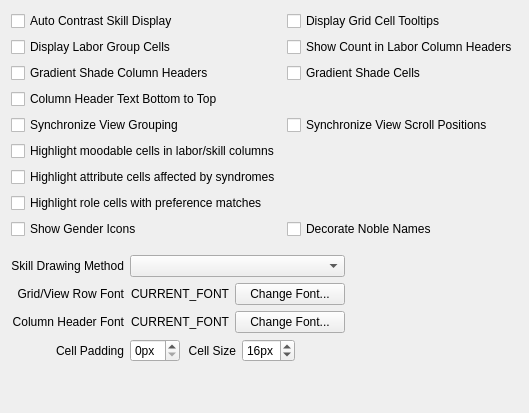
     <widget class="QWidget" name="tab_grid_options">
      <attribute name="icon">
       <iconset resource="../resources.qrc">
        <normaloff>:/img/color_swatch.png</normaloff>:/img/color_swatch.png</iconset>
      </attribute>
      <attribute name="title">
       <string>Grid Options</string>
      </attribute>
      <layout class="QVBoxLayout" name="verticalLayout_2">
       <item>
        <layout class="QGridLayout" name="gridLayout_2">
         <item row="7" column="0">
          <widget class="QCheckBox" name="cb_pref_matches">
           <property name="statusTip">
            <string>When checked, any roles which have matching preferences will have their border highlighted.</string>
           </property>
           <property name="text">
            <string>Highlight role cells with preference matches</string>
           </property>
          </widget>
         </item>
         <item row="2" column="1">
          <widget class="QCheckBox" name="cb_shade_cells">
           <property name="toolTip">
            <string/>
           </property>
           <property name="statusTip">
            <string>When checked, this will apply a gradient to active labor, current job, and happiness grid cells.</string>
           </property>
           <property name="whatsThis">
            <string>When checked, this will apply a gradient to active labor, current job, and happiness grid cells.</string>
           </property>
           <property name="text">
            <string>Gradient Shade Cells</string>
           </property>
          </widget>
         </item>
         <item row="0" column="0">
          <widget class="QCheckBox" name="cb_auto_contrast">
           <property name="sizePolicy">
            <sizepolicy hsizetype="Minimum" vsizetype="Fixed">
             <horstretch>0</horstretch>
             <verstretch>0</verstretch>
            </sizepolicy>
           </property>
           <property name="toolTip">
            <string/>
           </property>
           <property name="statusTip">
            <string>When checked, skill blocks on grid cells will choose the highest contrast color available. </string>
           </property>
           <property name="whatsThis">
            <string>When checked, skill blocks on grid cells will choose the highest contrast color available. </string>
           </property>
           <property name="text">
            <string>Auto Contrast Skill Display</string>
           </property>
          </widget>
         </item>
         <item row="4" column="0">
          <widget class="QCheckBox" name="cb_sync_grouping">
           <property name="sizePolicy">
            <sizepolicy hsizetype="Minimum" vsizetype="Fixed">
             <horstretch>0</horstretch>
             <verstretch>0</verstretch>
            </sizepolicy>
           </property>
           <property name="toolTip">
            <string/>
           </property>
           <property name="statusTip">
            <string>When checked, the selected grouping will be applied to all views. When unchecked grouping is saved for each view.</string>
           </property>
           <property name="whatsThis">
            <string>When checked, the selected grouping will be applied to all views. When unchecked grouping is saved for each view.</string>
           </property>
           <property name="text">
            <string>Synchronize View Grouping</string>
           </property>
          </widget>
         </item>
         <item row="1" column="0">
          <widget class="QCheckBox" name="cb_show_aggregates">
           <property name="toolTip">
            <string/>
           </property>
           <property name="statusTip">
            <string>When checked, and sorting by some criteria, labors will show an aggregate cell above a group. This cell can be toggled to enable/disable a labor for an entire group at once.</string>
           </property>
           <property name="whatsThis">
            <string>When checked, and sorting by some criteria, labors will show an aggregate cell above a group. This cell can be toggled to enable/disable a labor for an entire group at once.</string>
           </property>
           <property name="text">
            <string>Display Labor Group Cells</string>
           </property>
          </widget>
         </item>
         <item row="2" column="0">
          <widget class="QCheckBox" name="cb_shade_column_headers">
           <property name="toolTip">
            <string/>
           </property>
           <property name="statusTip">
            <string>When checked, this will shade column headers with the column's background color</string>
           </property>
           <property name="whatsThis">
            <string>When checked, this will shade column headers with the column's background color</string>
           </property>
           <property name="text">
            <string>Gradient Shade Column Headers</string>
           </property>
          </widget>
         </item>
         <item row="8" column="1">
          <widget class="QCheckBox" name="cb_decorate_nobles">
           <property name="toolTip">
            <string>When checked, italicizes and adds the masterwork symbol around noble names.</string>
           </property>
           <property name="statusTip">
            <string>When checked, italicizes and adds the masterwork symbol around noble names.</string>
           </property>
           <property name="whatsThis">
            <string>When checked, italicizes and adds the masterwork symbol around noble names.</string>
           </property>
           <property name="text">
            <string>Decorate Noble Names</string>
           </property>
          </widget>
         </item>
         <item row="8" column="0">
          <widget class="QCheckBox" name="cb_gender_icons">
           <property name="toolTip">
            <string>When checked, shows the gender icons to the left of the name in the grid views.</string>
           </property>
           <property name="statusTip">
            <string>When checked, shows the gender icons to the left of the name in the grid views.</string>
           </property>
           <property name="whatsThis">
            <string>When checked, shows the gender icons to the left of the name in the grid views.</string>
           </property>
           <property name="text">
            <string>Show Gender Icons</string>
           </property>
          </widget>
         </item>
         <item row="4" column="1">
          <widget class="QCheckBox" name="cb_sync_scrolling">
           <property name="sizePolicy">
            <sizepolicy hsizetype="Minimum" vsizetype="Fixed">
             <horstretch>0</horstretch>
             <verstretch>0</verstretch>
            </sizepolicy>
           </property>
           <property name="toolTip">
            <string/>
           </property>
           <property name="statusTip">
            <string>When checked, the current scroll positions will be applied to all views. This works best with synchronized grouping.</string>
           </property>
           <property name="whatsThis">
            <string>When checked, the current scroll positions will be applied to all views. This works best with synchronized grouping.</string>
           </property>
           <property name="text">
            <string>Synchronize View Scroll Positions</string>
           </property>
          </widget>
         </item>
         <item row="1" column="1">
          <widget class="QCheckBox" name="cb_labor_counts">
           <property name="sizePolicy">
            <sizepolicy hsizetype="Minimum" vsizetype="Fixed">
             <horstretch>0</horstretch>
             <verstretch>0</verstretch>
            </sizepolicy>
           </property>
           <property name="toolTip">
            <string/>
           </property>
           <property name="statusTip">
            <string>When checked, header text will be prefixed by the number of units with the labor enabled. This includes pending labors.</string>
           </property>
           <property name="whatsThis">
            <string>When checked, header text will be prefixed by the number of units with the labor enabled. This includes pending labors.</string>
           </property>
           <property name="text">
            <string>Show Count in Labor Column Headers</string>
           </property>
          </widget>
         </item>
         <item row="3" column="0">
          <widget class="QCheckBox" name="cb_header_text_direction">
           <property name="sizePolicy">
            <sizepolicy hsizetype="Minimum" vsizetype="Fixed">
             <horstretch>0</horstretch>
             <verstretch>0</verstretch>
            </sizepolicy>
           </property>
           <property name="toolTip">
            <string/>
           </property>
           <property name="statusTip">
            <string>When checked, header text is written from bottom to top.</string>
           </property>
           <property name="whatsThis">
            <string>When checked, header text is written from bottom to top.</string>
           </property>
           <property name="text">
            <string>Column Header Text Bottom to Top</string>
           </property>
          </widget>
         </item>
         <item row="5" column="0">
          <widget class="QCheckBox" name="cb_moodable">
           <property name="statusTip">
            <string>When checked, this will use the colors defined in the grid colors tab to change the border color of highest moodable skills, or skills which have already had a mood.</string>
           </property>
           <property name="text">
            <string>Highlight moodable cells in labor/skill columns</string>
           </property>
          </widget>
         </item>
         <item row="0" column="1">
          <widget class="QCheckBox" name="cb_show_tooltips">
           <property name="statusTip">
            <string>When unchecked tooltips will not be shown in the grid. The tooltip information is still viewable in the tooltip dock.</string>
           </property>
           <property name="text">
            <string>Display Grid Cell Tooltips</string>
           </property>
          </widget>
         </item>
         <item row="6" column="0">
          <widget class="QCheckBox" name="cb_attribute_syns">
           <property name="toolTip">
            <string>When checked, any attributes which are affected by syndromes will be highlighted with a blue border.</string>
           </property>
           <property name="statusTip">
            <string>When checked, any attributes which are affected by syndromes will be highlighted with a blue border.</string>
           </property>
           <property name="whatsThis">
            <string>When checked, any attributes which are affected by syndromes will be highlighted with a blue border.</string>
           </property>
           <property name="text">
            <string>Highlight attribute cells affected by syndromes</string>
           </property>
          </widget>
         </item>
        </layout>
       </item>
       <item>
        <spacer name="verticalSpacer_3">
         <property name="orientation">
          <enum>Qt::Vertical</enum>
         </property>
         <property name="sizeType">
          <enum>QSizePolicy::Fixed</enum>
         </property>
         <property name="sizeHint" stdset="0">
          <size>
           <width>20</width>
           <height>10</height>
          </size>
         </property>
        </spacer>
       </item>
       <item>
        <layout class="QGridLayout" name="gridLayout_6">
         <item row="3" column="0">
          <widget class="QLabel" name="label">
           <property name="font">
            <font>
             <weight>50</weight>
             <bold>false</bold>
            </font>
           </property>
           <property name="toolTip">
            <string/>
           </property>
           <property name="statusTip">
            <string>This controls how much padding a column cell will have. Increasing the size will give cells more space between eachother without affecting the overall cell size.</string>
           </property>
           <property name="whatsThis">
            <string>This controls how much padding a column cell will have. Increasing the size will give cells more space between eachother without affecting the overall cell size.</string>
           </property>
           <property name="text">
            <string>Cell Padding</string>
           </property>
           <property name="alignment">
            <set>Qt::AlignRight|Qt::AlignTrailing|Qt::AlignVCenter</set>
           </property>
           <property name="buddy">
            <cstring>sb_cell_padding</cstring>
           </property>
          </widget>
         </item>
         <item row="3" column="1">
          <layout class="QHBoxLayout" name="horizontalLayout_6">
           <item>
            <widget class="QSpinBox" name="sb_cell_padding">
             <property name="sizePolicy">
              <sizepolicy hsizetype="Fixed" vsizetype="Fixed">
               <horstretch>0</horstretch>
               <verstretch>0</verstretch>
              </sizepolicy>
             </property>
             <property name="minimumSize">
              <size>
               <width>50</width>
               <height>0</height>
              </size>
             </property>
             <property name="toolTip">
              <string/>
             </property>
             <property name="statusTip">
              <string>This controls how much padding a column cell will have. Increasing the size will give cells more space between each other without affecting the overall cell size.</string>
             </property>
             <property name="whatsThis">
              <string>This controls how much padding a column cell will have. Increasing the size will give cells more space between each other without affecting the overall cell size.</string>
             </property>
             <property name="suffix">
              <string>px</string>
             </property>
             <property name="maximum">
              <number>6</number>
             </property>
            </widget>
           </item>
           <item>
            <widget class="QLabel" name="label_2">
             <property name="sizePolicy">
              <sizepolicy hsizetype="Minimum" vsizetype="Preferred">
               <horstretch>0</horstretch>
               <verstretch>0</verstretch>
              </sizepolicy>
             </property>
             <property name="minimumSize">
              <size>
               <width>50</width>
               <height>0</height>
              </size>
             </property>
             <property name="font">
              <font>
               <weight>50</weight>
               <bold>false</bold>
              </font>
             </property>
             <property name="statusTip">
              <string>This controls the overall size of a grid cell in the labor views. Large values may cause a very large grid to be drawn which would require a lot of scrolling around. Try to keep this value at a small enough size to still be able to see the information you need.</string>
             </property>
             <property name="whatsThis">
              <string>This controls the overall size of a grid cell in the labor views. Large values may cause a very large grid to be drawn which would require a lot of scrolling around. Try to keep this value at a small enough size to still be able to see the information you need.</string>
             </property>
             <property name="text">
              <string>Cell Size</string>
             </property>
             <property name="alignment">
              <set>Qt::AlignRight|Qt::AlignTrailing|Qt::AlignVCenter</set>
             </property>
             <property name="buddy">
              <cstring>sb_cell_size</cstring>
             </property>
            </widget>
           </item>
           <item>
            <widget class="QSpinBox" name="sb_cell_size">
             <property name="sizePolicy">
              <sizepolicy hsizetype="Fixed" vsizetype="Fixed">
               <horstretch>0</horstretch>
               <verstretch>0</verstretch>
              </sizepolicy>
             </property>
             <property name="minimumSize">
              <size>
               <width>50</width>
               <height>0</height>
              </size>
             </property>
             <property name="statusTip">
              <string>This controls the interior size of a grid cell in the views. Large values may cause a very large grid to be drawn which would require a lot of scrolling around. Try to keep this value at a small enough size to still be able to see the information you need.</string>
             </property>
             <property name="whatsThis">
              <string>This controls the interior size of a grid cell in the views. Large values may cause a very large grid to be drawn which would require a lot of scrolling around. Try to keep this value at a small enough size to still be able to see the information you need.</string>
             </property>
             <property name="suffix">
              <string>px</string>
             </property>
             <property name="minimum">
              <number>4</number>
             </property>
             <property name="maximum">
              <number>64</number>
             </property>
             <property name="value">
              <number>16</number>
             </property>
            </widget>
           </item>
           <item>
            <spacer name="horizontalSpacer_9">
             <property name="orientation">
              <enum>Qt::Horizontal</enum>
             </property>
             <property name="sizeHint" stdset="0">
              <size>
               <width>40</width>
               <height>20</height>
              </size>
             </property>
            </spacer>
           </item>
          </layout>
         </item>
         <item row="1" column="1">
          <layout class="QHBoxLayout" name="horizontalLayout_2">
           <item>
            <widget class="QLabel" name="lbl_current_font">
             <property name="sizePolicy">
              <sizepolicy hsizetype="MinimumExpanding" vsizetype="Preferred">
               <horstretch>0</horstretch>
               <verstretch>0</verstretch>
              </sizepolicy>
             </property>
             <property name="toolTip">
              <string/>
             </property>
             <property name="statusTip">
              <string>The current active font for rows.</string>
             </property>
             <property name="whatsThis">
              <string>The current active font.</string>
             </property>
             <property name="text">
              <string>CURRENT_FONT</string>
             </property>
             <property name="alignment">
              <set>Qt::AlignRight|Qt::AlignTrailing|Qt::AlignVCenter</set>
             </property>
            </widget>
           </item>
           <item>
            <widget class="QPushButton" name="btn_change_font">
             <property name="minimumSize">
              <size>
               <width>110</width>
               <height>0</height>
              </size>
             </property>
             <property name="statusTip">
              <string>This controls which font is used for drawing text inside the grid cells.</string>
             </property>
             <property name="whatsThis">
              <string>This controls which font is used for drawing text inside the grid cells.</string>
             </property>
             <property name="accessibleName">
              <string/>
             </property>
             <property name="text">
              <string>Change Font...</string>
             </property>
            </widget>
           </item>
          </layout>
         </item>
         <item row="1" column="0">
          <widget class="QLabel" name="label_3">
           <property name="font">
            <font>
             <weight>50</weight>
             <bold>false</bold>
            </font>
           </property>
           <property name="statusTip">
            <string>This controls which font is used for drawing text inside the labor grid.</string>
           </property>
           <property name="whatsThis">
            <string>This controls which font is used for drawing text inside the labor grid.</string>
           </property>
           <property name="accessibleName">
            <string/>
           </property>
           <property name="text">
            <string>Grid/View Row Font</string>
           </property>
           <property name="alignment">
            <set>Qt::AlignRight|Qt::AlignTrailing|Qt::AlignVCenter</set>
           </property>
          </widget>
         </item>
         <item row="2" column="0">
          <widget class="QLabel" name="lbl_header_font_title">
           <property name="font">
            <font>
             <weight>50</weight>
             <bold>false</bold>
            </font>
           </property>
           <property name="statusTip">
            <string>This controls which font is used for drawing the text on column headers.</string>
           </property>
           <property name="whatsThis">
            <string>This controls which font is used for drawing the text on column headers.</string>
           </property>
           <property name="accessibleName">
            <string/>
           </property>
           <property name="text">
            <string>Column Header Font</string>
           </property>
           <property name="alignment">
            <set>Qt::AlignRight|Qt::AlignTrailing|Qt::AlignVCenter</set>
           </property>
          </widget>
         </item>
         <item row="0" column="1">
          <widget class="QComboBox" name="cb_skill_drawing_method">
           <property name="minimumSize">
            <size>
             <width>150</width>
             <height>0</height>
            </size>
           </property>
           <property name="toolTip">
            <string/>
           </property>
           <property name="statusTip">
            <string>This option controls how skills are represented within grid cells.</string>
           </property>
           <property name="whatsThis">
            <string>This option controls how skills are represented within grid cells.</string>
           </property>
          </widget>
         </item>
         <item row="0" column="0">
          <widget class="QLabel" name="label_4">
           <property name="toolTip">
            <string/>
           </property>
           <property name="statusTip">
            <string>This option controls how skills are represented within a labor or skill column.</string>
           </property>
           <property name="whatsThis">
            <string>This option controls how skills are represented within a labor or skill column.</string>
           </property>
           <property name="text">
            <string>Skill Drawing Method</string>
           </property>
           <property name="alignment">
            <set>Qt::AlignRight|Qt::AlignTrailing|Qt::AlignVCenter</set>
           </property>
          </widget>
         </item>
         <item row="2" column="1">
          <layout class="QHBoxLayout" name="horizontalLayout">
           <item>
            <widget class="QLabel" name="lbl_header_font">
             <property name="sizePolicy">
              <sizepolicy hsizetype="MinimumExpanding" vsizetype="Preferred">
               <horstretch>0</horstretch>
               <verstretch>0</verstretch>
              </sizepolicy>
             </property>
             <property name="toolTip">
              <string/>
             </property>
             <property name="statusTip">
              <string>The current active font for headers.</string>
             </property>
             <property name="whatsThis">
              <string>The current active font.</string>
             </property>
             <property name="text">
              <string>CURRENT_FONT</string>
             </property>
             <property name="alignment">
              <set>Qt::AlignRight|Qt::AlignTrailing|Qt::AlignVCenter</set>
             </property>
            </widget>
           </item>
           <item>
            <widget class="QPushButton" name="btn_change_header_font">
             <property name="minimumSize">
              <size>
               <width>110</width>
               <height>0</height>
              </size>
             </property>
             <property name="statusTip">
              <string>This controls which font is used for drawing column header text.</string>
             </property>
             <property name="whatsThis">
              <string>This controls which font is used for drawing column header text.</string>
             </property>
             <property name="accessibleName">
              <string/>
             </property>
             <property name="text">
              <string>Change Font...</string>
             </property>
            </widget>
           </item>
          </layout>
         </item>
         <item row="2" column="2">
          <spacer name="horizontalSpacer">
           <property name="orientation">
            <enum>Qt::Horizontal</enum>
           </property>
           <property name="sizeType">
            <enum>QSizePolicy::Expanding</enum>
           </property>
           <property name="sizeHint" stdset="0">
            <size>
             <width>100</width>
             <height>20</height>
            </size>
           </property>
          </spacer>
         </item>
        </layout>
       </item>
       <item>
        <spacer name="verticalSpacer_5">
         <property name="orientation">
          <enum>Qt::Vertical</enum>
         </property>
         <property name="sizeHint" stdset="0">
          <size>
           <width>20</width>
           <height>40</height>
          </size>
         </property>
        </spacer>
       </item>
      </layout>
     </widget>
